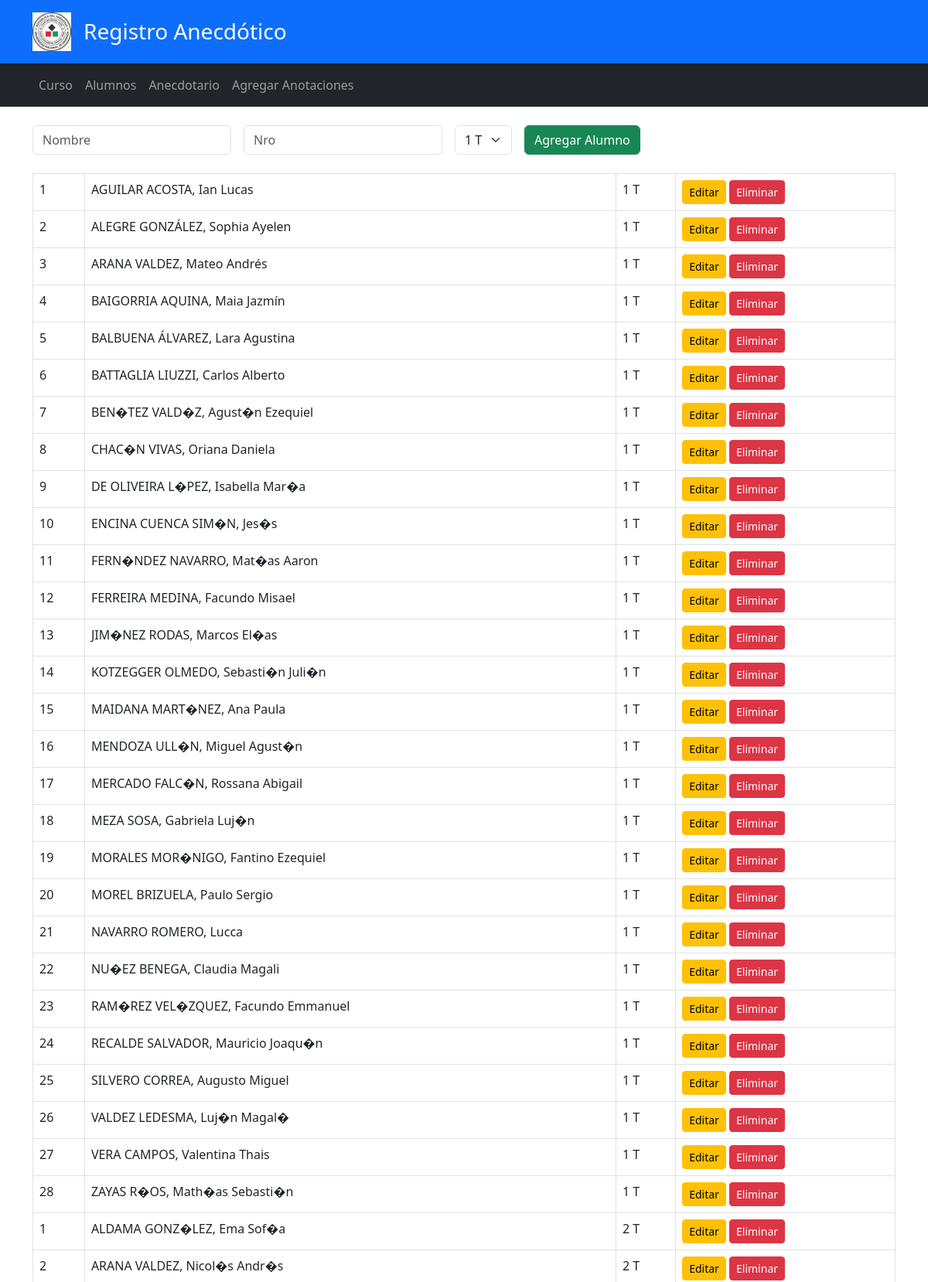
Screenshot of /admin/alumnos (upper part) with the database file from the repository.
### models.py (models this page shows)
class Alumno(db.Model):
    __tablename__ = 'alumno'
    id = db.Column(db.Integer, primary_key=True)
    nombre = db.Column(db.String(100), nullable=False)
    nro_lista = db.Column(db.Integer)
    curso = db.Column(db.Integer, db.ForeignKey('curso.id_curso'))

class Curso(db.Model):
    __tablename__ = 'curso'
    id_curso = db.Column(db.Integer, primary_key=True)
    nombre_curso = db.Column(db.String(100), nullable=False)
    alumnos = db.relationship('Alumno', backref='curso_rel', lazy=True)

### app.py (the view, shortened to what this page needs)
@app.route('/admin/alumnos', methods=['GET', 'POST'])
def admin_alumnos():
    alumnos = Alumno.query.all()
    cursos = Curso.query.all()
    return render_template('admin_alumnos.html', alumnos=alumnos, cursos=cursos)

### templates/admin_alumnos.html (shortened to what this page needs)
{% extends 'base.html' %}
{% block content %}
<form method="POST" class="row g-3 mb-4">
    <div class="col-auto">
        <input type="text" name="nombre" class="form-control" placeholder="Nombre" required>
    </div>
    <div class="col-auto">
        <input type="number" name="nro_lista" class="form-control" placeholder="Nro" required>
    </div>
    <div class="col-auto">
        <select name="id_curso" class="form-select" required>
            {% for curso in cursos %}
            <option value="{{ curso.id_curso }}">{{ curso.nombre_curso }}</option>
            {% endfor %}
        </select>
    </div>
    <div class="col-auto">
        <button type="submit" class="btn btn-success">Agregar Alumno</button>
    </div>
</form>
<table class="table table-bordered">
    {% for alumno in alumnos %}
    <tr>
        <td>{{ alumno.nro_lista }}</td>
        <td>{{ alumno.nombre }}</td>
        <td>{{ alumno.curso_rel.nombre_curso }}</td>
        <td>
            <a href="{{ url_for('editar_alumno', id=alumno.id) }}" class="btn btn-warning btn-sm">Editar</a>
            <a href="{{ url_for('eliminar_alumno', id=alumno.id) }}" class="btn btn-danger btn-sm" onclick="return confirm('¿Seguro?')">Eliminar</a>
        </td>
    </tr>
    {% endfor %}
</table>
{% endblock %}

### rows the page displays
Alumno: nro_lista "1", nombre "AGUILAR ACOSTA, Ian Lucas", curso_rel.nombre_curso "1 T"
Alumno: nro_lista "2", nombre "ALEGRE GONZÁLEZ, Sophia Ayelen", curso_rel.nombre_curso "1 T"
Alumno: nro_lista "3", nombre "ARANA VALDEZ, Mateo Andrés", curso_rel.nombre_curso "1 T"
Alumno: nro_lista "4", nombre "BAIGORRIA AQUINA, Maia Jazmín", curso_rel.nombre_curso "1 T"
Alumno: nro_lista "5", nombre "BALBUENA ÁLVAREZ, Lara Agustina", curso_rel.nombre_curso "1 T"
Alumno: nro_lista "6", nombre "BATTAGLIA LIUZZI, Carlos Alberto", curso_rel.nombre_curso "1 T"
Alumno: nro_lista "7", nombre "BEN�TEZ VALD�Z, Agust�n Ezequiel", curso_rel.nombre_curso "1 T"
Alumno: nro_lista "8", nombre "CHAC�N VIVAS, Oriana Daniela", curso_rel.nombre_curso "1 T"
Alumno: nro_lista "9", nombre "DE OLIVEIRA L�PEZ, Isabella Mar�a", curso_rel.nombre_curso "1 T"
Alumno: nro_lista "10", nombre "ENCINA CUENCA SIM�N, Jes�s", curso_rel.nombre_curso "1 T"
Alumno: nro_lista "11", nombre "FERN�NDEZ NAVARRO, Mat�as Aaron", curso_rel.nombre_curso "1 T"
Alumno: nro_lista "12", nombre "FERREIRA MEDINA, Facundo Misael", curso_rel.nombre_curso "1 T"
Alumno: nro_lista "13", nombre "JIM�NEZ RODAS, Marcos El�as", curso_rel.nombre_curso "1 T"
Alumno: nro_lista "14", nombre "KOTZEGGER OLMEDO, Sebasti�n Juli�n", curso_rel.nombre_curso "1 T"
Alumno: nro_lista "15", nombre "MAIDANA MART�NEZ, Ana Paula", curso_rel.nombre_curso "1 T"
Alumno: nro_lista "16", nombre "MENDOZA ULL�N, Miguel Agust�n", curso_rel.nombre_curso "1 T"
Alumno: nro_lista "17", nombre "MERCADO FALC�N, Rossana Abigail", curso_rel.nombre_curso "1 T"
Alumno: nro_lista "18", nombre "MEZA SOSA, Gabriela Luj�n", curso_rel.nombre_curso "1 T"
Alumno: nro_lista "19", nombre "MORALES MOR�NIGO, Fantino Ezequiel", curso_rel.nombre_curso "1 T"
Alumno: nro_lista "20", nombre "MOREL BRIZUELA, Paulo Sergio", curso_rel.nombre_curso "1 T"
Alumno: nro_lista "21", nombre "NAVARRO ROMERO, Lucca", curso_rel.nombre_curso "1 T"
Alumno: nro_lista "22", nombre "NU�EZ BENEGA, Claudia Magali", curso_rel.nombre_curso "1 T"
Alumno: nro_lista "23", nombre "RAM�REZ VEL�ZQUEZ, Facundo Emmanuel", curso_rel.nombre_curso "1 T"
Alumno: nro_lista "24", nombre "RECALDE SALVADOR, Mauricio Joaqu�n", curso_rel.nombre_curso "1 T"
Alumno: nro_lista "25", nombre "SILVERO CORREA, Augusto Miguel", curso_rel.nombre_curso "1 T"
Alumno: nro_lista "26", nombre "VALDEZ LEDESMA, Luj�n Magal�", curso_rel.nombre_curso "1 T"
Alumno: nro_lista "27", nombre "VERA CAMPOS, Valentina Thais", curso_rel.nombre_curso "1 T"
Alumno: nro_lista "28", nombre "ZAYAS R�OS, Math�as Sebasti�n", curso_rel.nombre_curso "1 T"
Alumno: nro_lista "1", nombre "ALDAMA GONZ�LEZ, Ema Sof�a", curso_rel.nombre_curso "2 T"
Alumno: nro_lista "2", nombre "ARANA VALDEZ, Nicol�s Andr�s", curso_rel.nombre_curso "2 T"

### other values shown
form field id_curso "1 T"
